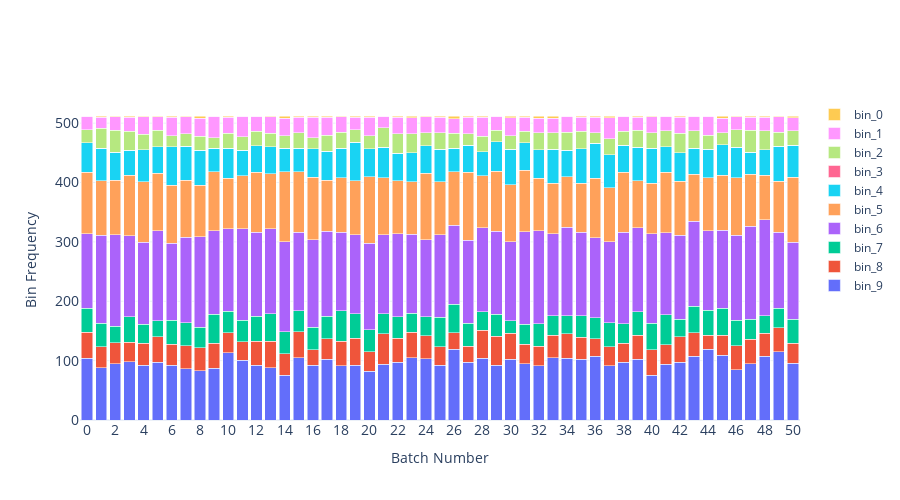

Notebook code for this chart:
### Code cell
fig = plot_batches(all_batches)
fig.update_layout(
        autosize=False,
        width=900,
        height=500,
    # title_text="",
        yaxis=dict(
            title_text="Bin Frequency",
            titlefont=dict(size=14),
            tickfont=dict(size=14),
        ),
        xaxis=dict(
            title_text="Batch Number",
            titlefont=dict(size=14),
            tickfont=dict(size=14),
        ),
    barmode="stack",
    )
fig.write_image("imgs/chapter_14/wo_batchsamplers.png")
fig.show()

### Figure 1 — Plotly figure (JSON) as saved in the notebook; plotly's stock layout.template omitted (floating-point values rounded to 4 significant figures)
{"data": [{"name": "bin_9", "textposition": "auto", "type": "bar", "x": ["0", "1", "2", "3", "4", "5", "6", "7", "8", "9", "10", "11", "12", "13", "14", "15", "16", "17", "18", "19", "20", "21", "22", "23", "24", "25", "26", "27", "28", "29", "30", "31", "32", "33", "34", "35", "36", "37", "38", "39", "40", "41", "42", "43", "44", "45", "46", "47", "48", "49", "50"], "y": [104, 88, 95, 98, 92, 97, 92, 86, 83, 87, 113, 101, 92, 88, 75, 105, 92, 102, 91, 92, 82, 94, 97, 105, 103, 92, 119, 97, 104, 92, 102, 95, 91, 105, 104, 102, 107, 91, 97, 102, 75, 94, 97, 107, 119, 109, 85, 95, 107, 115, 96]}, {"name": "bin_8", "textposition": "auto", "type": "bar", "x": ["0", "1", "2", "3", "4", "5", "6", "7", "8", "9", "10", "11", "12", "13", "14", "15", "16", "17", "18", "19", "20", "21", "22", "23", "24", "25", "26", "27", "28", "29", "30", "31", "32", "33", "34", "35", "36", "37", "38", "39", "40", "41", "42", "43", "44", "45", "46", "47", "48", "49", "50"], "y": [44, 35, 35, 33, 37, 43, 36, 39, 39, 42, 34, 31, 41, 45, 37, 44, 26, 35, 42, 46, 33, 51, 41, 43, 39, 31, 28, 27, 47, 49, 44, 33, 33, 38, 41, 37, 30, 32, 32, 41, 43, 33, 43, 40, 24, 34, 40, 41, 39, 40, 33]}, {"name": "bin_7", "textposition": "auto", "type": "bar", "x": ["0", "1", "2", "3", "4", "5", "6", "7", "8", "9", "10", "11", "12", "13", "14", "15", "16", "17", "18", "19", "20", "21", "22", "23", "24", "25", "26", "27", "28", "29", "30", "31", "32", "33", "34", "35", "36", "37", "38", "39", "40", "41", "42", "43", "44", "45", "46", "47", "48", "49", "50"], "y": [40, 40, 28, 43, 32, 27, 40, 39, 34, 49, 36, 36, 42, 46, 37, 35, 38, 38, 51, 41, 37, 34, 36, 32, 32, 50, 48, 39, 31, 37, 21, 33, 38, 33, 31, 37, 35, 41, 33, 39, 45, 50, 30, 45, 42, 45, 43, 34, 30, 33, 41]}, {"name": "bin_6", "textposition": "auto", "type": "bar", "x": ["0", "1", "2", "3", "4", "5", "6", "7", "8", "9", "10", "11", "12", "13", "14", "15", "16", "17", "18", "19", "20", "21", "22", "23", "24", "25", "26", "27", "28", "29", "30", "31", "32", "33", "34", "35", "36", "37", "38", "39", "40", "41", "42", "43", "44", "45", "46", "47", "48", "49", "50"], "y": [126, 148, 154, 136, 138, 152, 130, 144, 153, 141, 139, 154, 141, 143, 151, 132, 148, 143, 132, 133, 146, 133, 140, 133, 130, 139, 133, 140, 142, 140, 133, 156, 157, 138, 149, 140, 135, 136, 154, 142, 151, 138, 141, 143, 134, 132, 143, 156, 161, 128, 129]}, {"name": "bin_5", "textposition": "auto", "type": "bar", "x": ["0", "1", "2", "3", "4", "5", "6", "7", "8", "9", "10", "11", "12", "13", "14", "15", "16", "17", "18", "19", "20", "21", "22", "23", "24", "25", "26", "27", "28", "29", "30", "31", "32", "33", "34", "35", "36", "37", "38", "39", "40", "41", "42", "43", "44", "45", "46", "47", "48", "49", "50"], "y": [103, 92, 92, 102, 102, 97, 97, 96, 86, 99, 85, 89, 101, 93, 118, 102, 105, 86, 92, 91, 112, 96, 89, 88, 112, 89, 90, 114, 87, 101, 96, 104, 88, 85, 85, 83, 100, 91, 101, 79, 85, 102, 91, 79, 89, 92, 97, 88, 75, 86, 110]}, {"name": "bin_4", "textposition": "auto", "type": "bar", "x": ["0", "1", "2", "3", "4", "5", "6", "7", "8", "9", "10", "11", "12", "13", "14", "15", "16", "17", "18", "19", "20", "21", "22", "23", "24", "25", "26", "27", "28", "29", "30", "31", "32", "33", "34", "35", "36", "37", "38", "39", "40", "41", "42", "43", "44", "45", "46", "47", "48", "49", "50"], "y": [50, 55, 47, 42, 54, 44, 65, 57, 59, 40, 51, 43, 45, 45, 40, 40, 48, 49, 50, 65, 47, 51, 46, 49, 46, 55, 40, 46, 41, 50, 60, 46, 48, 57, 44, 58, 59, 56, 46, 56, 59, 43, 48, 44, 48, 52, 51, 37, 43, 59, 54]}, {"name": "bin_3", "textposition": "auto", "type": "bar", "x": ["0", "1", "2", "3", "4", "5", "6", "7", "8", "9", "10", "11", "12", "13", "14", "15", "16", "17", "18", "19", "20", "21", "22", "23", "24", "25", "26", "27", "28", "29", "30", "31", "32", "33", "34", "35", "36", "37", "38", "39", "40", "41", "42", "43", "44", "45", "46", "47", "48", "49", "50"], "y": [0, 0, 0, 0, 0, 0, 0, 0, 0, 0, 0, 0, 0, 0, 0, 0, 0, 0, 0, 0, 0, 0, 0, 0, 0, 0, 0, 0, 0, 0, 0, 0, 0, 0, 0, 0, 0, 0, 0, 0, 0, 0, 0, 0, 0, 0, 0, 0, 0, 0, 0]}, {"name": "bin_2", "textposition": "auto", "type": "bar", "x": ["0", "1", "2", "3", "4", "5", "6", "7", "8", "9", "10", "11", "12", "13", "14", "15", "16", "17", "18", "19", "20", "21", "22", "23", "24", "25", "26", "27", "28", "29", "30", "31", "32", "33", "34", "35", "36", "37", "38", "39", "40", "41", "42", "43", "44", "45", "46", "47", "48", "49", "50"], "y": [22, 33, 37, 32, 26, 28, 19, 21, 24, 17, 25, 23, 24, 23, 21, 26, 18, 27, 27, 21, 22, 33, 33, 32, 22, 28, 25, 19, 26, 19, 23, 19, 29, 28, 31, 29, 18, 27, 23, 29, 26, 27, 33, 29, 24, 20, 30, 37, 32, 24, 24]}, {"name": "bin_1", "textposition": "auto", "type": "bar", "x": ["0", "1", "2", "3", "4", "5", "6", "7", "8", "9", "10", "11", "12", "13", "14", "15", "16", "17", "18", "19", "20", "21", "22", "23", "24", "25", "26", "27", "28", "29", "30", "31", "32", "33", "34", "35", "36", "37", "38", "39", "40", "41", "42", "43", "44", "45", "46", "47", "48", "49", "50"], "y": [23, 19, 23, 24, 30, 23, 31, 29, 30, 37, 27, 35, 26, 28, 29, 26, 35, 30, 26, 21, 31, 20, 28, 27, 27, 26, 24, 28, 32, 24, 30, 24, 24, 24, 27, 24, 26, 35, 26, 22, 27, 25, 27, 25, 32, 24, 22, 22, 23, 26, 22]}, {"name": "bin_0", "textposition": "auto", "type": "bar", "x": ["0", "1", "2", "3", "4", "5", "6", "7", "8", "9", "10", "11", "12", "13", "14", "15", "16", "17", "18", "19", "20", "21", "22", "23", "24", "25", "26", "27", "28", "29", "30", "31", "32", "33", "34", "35", "36", "37", "38", "39", "40", "41", "42", "43", "44", "45", "46", "47", "48", "49", "50"], "y": [0, 2, 1, 2, 1, 1, 2, 1, 4, 0, 2, 0, 0, 1, 4, 2, 2, 2, 1, 2, 2, 0, 2, 3, 1, 2, 5, 2, 2, 0, 3, 2, 4, 4, 0, 2, 2, 3, 0, 2, 1, 0, 2, 0, 0, 4, 1, 2, 2, 1, 3]}], "layout": {"autosize": false, "barmode": "stack", "height": 500, "width": 900, "xaxis": {"autorange": true, "range": [-0.5, 50.5], "tickfont": {"size": 14}, "title": {"font": {"size": 14}, "text": "Batch Number"}, "type": "category"}, "yaxis": {"autorange": true, "range": [0, 538.9], "tickfont": {"size": 14}, "title": {"font": {"size": 14}, "text": "Bin Frequency"}, "type": "linear"}}}
